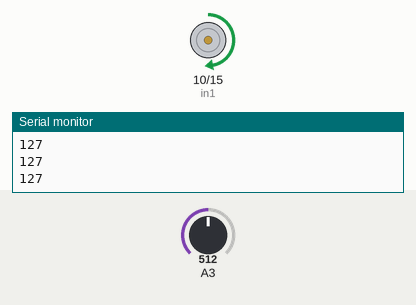
Bench run of a sketch on a simulated Arduino Uno, built with avr-gcc and run on an emulated ATmega328P. Shown: motor-driver pin pairs drawn as motors (green arrow = first pin HIGH = forward, orange = second pin HIGH = backward, longer = more drive), the last lines printed to the serial monitor. The test bench sets the inputs (shaded band); at power-on: A3 = 512.

Above: at 1.2 s.
1.3 s: A3 set to 716
At 2.3 s:
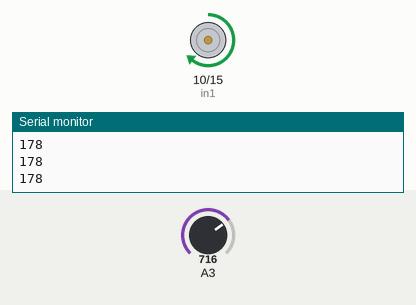
2.8 s: A3 set to 900
At 3.5 s:
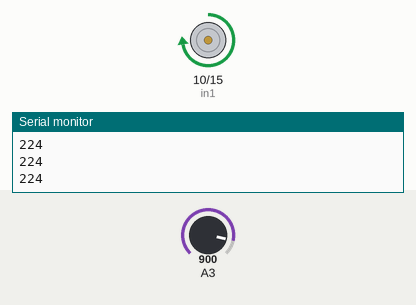
4.3 s: A3 set to 122
At 5.5 s:
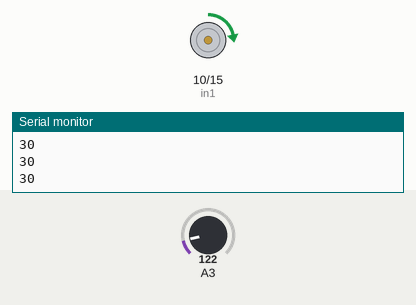
5.8 s: A3 set to 0
At 6.9 s:
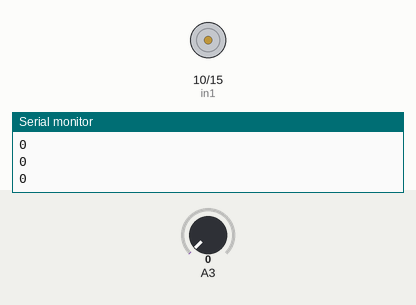
7.3 s: A3 set to 511
At 8.0 s:
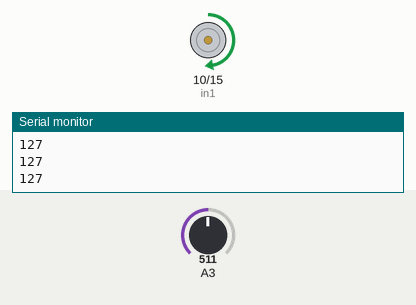
Timing chart, 0 to 9.8 s (numbered marks = the images above; inputs shaded):
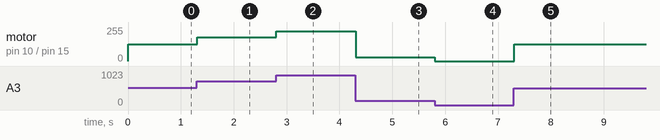

Measured:
- after the input at 1.3 s, motor on pin 10 (in1) / pin 15 (in2): forward 127/255 → forward 178/255 at once
- after the input at 2.8 s, motor on pin 10 (in1) / pin 15 (in2): forward 178/255 → forward 224/255 at once
- after the input at 4.3 s, motor on pin 10 (in1) / pin 15 (in2): forward 224/255 → forward 30/255 at once
- after the input at 5.8 s, motor on pin 10 (in1) / pin 15 (in2): forward 30/255 → stopped at once
- after the input at 7.3 s, motor on pin 10 (in1) / pin 15 (in2): stopped → forward 127/255 at once

The sketch:

Melodica.ino
```cpp
int in1 = 10;
int in2 = 15;
int potentiometer;

void setup() {
  Serial.begin(9600);

  pinMode(in1, OUTPUT);
  pinMode(in2, OUTPUT);

  digitalWrite(in1, LOW);  //turn off
  digitalWrite(in2, LOW);
}

void loop() {

  potentiometer = analogRead(A3);
  potentiometer = map(potentiometer, 0, 1023, 0, 255);

  Serial.println(potentiometer);

  analogWrite(in1, potentiometer);

  digitalWrite(in2, LOW);
}
```
